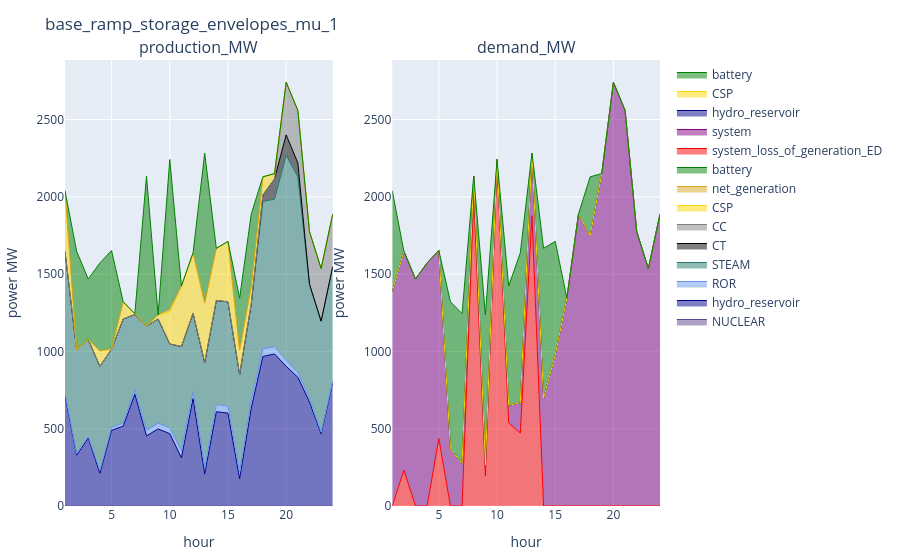

The code cell stored with this chart in its notebook:
### Markdown cell above
### UC

### Code cell
config_ = config_1
supply_uc_ = supply_uc[(supply_uc.configuration .== config_) .& (supply_uc.day .== day_), :]
demand_uc_ = demand_uc[(demand_uc.configuration .== config_) .& (demand_uc.day .== day_), :]
reserve_uc_ = reserve_uc[(reserve_uc.configuration .== config_) .& (reserve_uc.day .== day_), :]
plot_supply_demand(supply_uc_, demand_uc_, string(config_))

### Figure 1 — Plotly figure (JSON) as saved in the notebook; plotly's stock layout.template omitted (floating-point values rounded to 4 significant figures)
{"data": [{"line": {"color": "rgba(95, 70, 144, 1)", "shape": "line", "width": 1}, "mode": "lines", "name": "NUCLEAR", "stackgroup": "one", "type": "scatter", "x": [1, 2, 3, 4, 5, 6, 7, 8, 9, 10, 11, 12, 13, 14, 15, 16, 17, 18, 19, 20, 21, 22, 23, 24], "xaxis": "x1", "y": [0, 0, 0, 0, 0, 0, 0, 0, 0, 0, 0, 0, 0, 0, 0, 0, 0, 0, 0, 0, 0, 0, 0, 0], "yaxis": "y1"}, {"line": {"color": "darkblue", "shape": "line", "width": 1}, "mode": "lines", "name": "hydro_reservoir", "stackgroup": "one", "type": "scatter", "x": [1, 2, 3, 4, 5, 6, 7, 8, 9, 10, 11, 12, 13, 14, 15, 16, 17, 18, 19, 20, 21, 22, 23, 24], "xaxis": "x1", "y": [716.8, 328.6, 439.9, 211.9, 489.6, 516.6, 723.4, 454.0, 498.8, 468, 312, 695.8, 208, 610.0, 600.9, 176, 633.3, 967.9, 983.4, 903.6, 833.1, 672.7, 468, 797.6], "yaxis": "y1"}, {"line": {"color": "cornflowerblue", "shape": "line", "width": 1}, "mode": "lines", "name": "ROR", "stackgroup": "one", "type": "scatter", "x": [1, 2, 3, 4, 5, 6, 7, 8, 9, 10, 11, 12, 13, 14, 15, 16, 17, 18, 19, 20, 21, 22, 23, 24], "xaxis": "x1", "y": [9.5, 9.3, 9.5, 18.5, 18.7, 19.5, 27.8, 36.6, 37.2, 37.9, 45.9, 46.3, 46.1, 45.7, 46.3, 46.1, 46.5, 47.9, 47.9, 39.7, 30.0, 20.6, 10.1, 9.5], "yaxis": "y1"}, {"line": {"color": "rgba(36, 121, 108, 1)", "shape": "line", "width": 1}, "mode": "lines", "name": "STEAM", "stackgroup": "one", "type": "scatter", "x": [1, 2, 3, 4, 5, 6, 7, 8, 9, 10, 11, 12, 13, 14, 15, 16, 17, 18, 19, 20, 21, 22, 23, 24], "xaxis": "x1", "y": [922.0, 674.0, 627.2, 674.0, 507.3, 674.0, 488.0, 674.0, 674.0, 542.8, 674.0, 504.8, 674.0, 674.0, 674.0, 628.6, 628.0, 954.0, 954.0, 1326.0, 1268.0, 742, 717.7, 742], "yaxis": "y1"}, {"line": {"color": "black", "shape": "line", "width": 1}, "mode": "lines", "name": "CT", "stackgroup": "one", "type": "scatter", "x": [1, 2, 3, 4, 5, 6, 7, 8, 9, 10, 11, 12, 13, 14, 15, 16, 17, 18, 19, 20, 21, 22, 23, 24], "xaxis": "x1", "y": [0, 0, 0, 0, 0, 0, 0, 0, 0, 0, 0, 0, 0, 0, 0, 0, 0, 44, 132, 132, 88, 0, 0, 0], "yaxis": "y1"}, {"line": {"color": "grey", "shape": "line", "width": 1}, "mode": "lines", "name": "CC", "stackgroup": "one", "type": "scatter", "x": [1, 2, 3, 4, 5, 6, 7, 8, 9, 10, 11, 12, 13, 14, 15, 16, 17, 18, 19, 20, 21, 22, 23, 24], "xaxis": "x1", "y": [0, 0, 0, 0, 0, 0, 0, 0, 0, 0, 0, 0, 0, 0, 0, 0, 0, 0, 0, 340.0, 340.0, 340.0, 340.0, 340.0], "yaxis": "y1"}, {"line": {"color": "gold", "shape": "line", "width": 1}, "mode": "lines", "name": "CSP", "stackgroup": "one", "type": "scatter", "x": [1, 2, 3, 4, 5, 6, 7, 8, 9, 10, 11, 12, 13, 14, 15, 16, 17, 18, 19, 20, 21, 22, 23, 24], "xaxis": "x1", "y": [391, 0, 0, 98.33, 0, 110.7, 5.391, 0, 26.39, 205.9, 391, 391, 384.6, 337.2, 391, 157.6, 114.8, 116.0, 33.59, 0, 2.274e-13, 0, 0, 0], "yaxis": "y1"}, {"line": {"color": "goldenrod", "shape": "line", "width": 1}, "mode": "lines", "name": "net_generation", "stackgroup": "one", "type": "scatter", "x": [1, 2, 3, 4, 5, 6, 7, 8, 9, 10, 11, 12, 13, 14, 15, 16, 17, 18, 19, 20, 21, 22, 23, 24], "xaxis": "x1", "y": [0, 0, 0, 0, 0, 0, 0, 0, 0, 17.37, 0, 0, 0, 0, 0, 0, 0, 0, 0, 0, 0, 0, 0, 0], "yaxis": "y1"}, {"line": {"color": "green", "shape": "line", "width": 1}, "mode": "lines", "name": "battery", "stackgroup": "one", "type": "scatter", "x": [1, 2, 3, 4, 5, 6, 7, 8, 9, 10, 11, 12, 13, 14, 15, 16, 17, 18, 19, 20, 21, 22, 23, 24], "xaxis": "x1", "y": [0, 636.2, 391.8, 570, 637.1, 0, 0, 970, 0, 970, 0, 0, 970, 0, 0, 336.4, 466.3, 0, 0, 0, 0, 0, 0, 0], "yaxis": "y1"}, {"line": {"color": "red", "shape": "line", "width": 1}, "mode": "lines", "name": "system_loss_of_generation_ED", "stackgroup": "one", "type": "scatter", "x": [2, 5, 8, 9, 10, 11, 12, 13], "xaxis": "x2", "y": [232.3, 437.0, 2005.0, 194.3, 2242.0, 537.9, 472.3, 1878.0], "yaxis": "y2"}, {"line": {"color": "purple", "shape": "line", "width": 1}, "mode": "lines", "name": "system", "stackgroup": "one", "type": "scatter", "x": [1, 2, 3, 4, 5, 6, 7, 8, 9, 10, 11, 12, 13, 14, 15, 16, 17, 18, 19, 20, 21, 22, 23, 24], "xaxis": "x2", "y": [1386.0, 1416.0, 1468.0, 1573.0, 1216.0, 369.3, 274.5, 129.8, 72.07, 0, 113.5, 195.6, 405.0, 696.9, 975.5, 1345.0, 1889.0, 1748.0, 2151.0, 2741.0, 2559.0, 1775.0, 1536.0, 1889.0], "yaxis": "y2"}, {"line": {"color": "darkblue", "shape": "line", "width": 1}, "mode": "lines", "name": "hydro_reservoir", "stackgroup": "one", "type": "scatter", "x": [1, 2, 3, 4, 5, 6, 7, 8, 9, 10, 11, 12, 13, 14, 15, 16, 17, 18, 19, 20, 21, 22, 23, 24], "xaxis": "x2", "y": [0, 0, 0, 0, 0, 0, 0, 0, 0, 0, 0, 0, 0, 0, 0, 0, 0, 0, 0, 0, 0, 0, 0, 0], "yaxis": "y2"}, {"line": {"color": "gold", "shape": "line", "width": 1}, "mode": "lines", "name": "CSP", "stackgroup": "one", "type": "scatter", "x": [1, 2, 3, 4, 5, 6, 7, 8, 9, 10, 11, 12, 13, 14, 15, 16, 17, 18, 19, 20, 21, 22, 23, 24], "xaxis": "x2", "y": [0, 0, 0, 0, 0, 0, 0, 0, 0, 0, 0, 0, 0, 0, 0, 0, 0, 0, 0, 0, 0, 0, 0, 0], "yaxis": "y2"}, {"line": {"color": "green", "shape": "line", "width": 1}, "mode": "lines", "name": "battery", "stackgroup": "one", "type": "scatter", "x": [1, 2, 3, 4, 5, 6, 7, 8, 9, 10, 11, 12, 13, 14, 15, 16, 17, 18, 19, 20, 21, 22, 23, 24], "xaxis": "x2", "y": [652.8, 0, 0, 0, 0, 951.4, 970, 0, 970, 0, 771.5, 970, 0, 970, 736.7, 0, 0, 381.5, 0, 0, 0, 0, 0, 0], "yaxis": "y2"}], "layout": {"annotations": [{"font": {"size": 16}, "showarrow": false, "text": "production_MW", "x": 0.225, "xanchor": "center", "xref": "paper", "y": 1, "yanchor": "bottom", "yref": "paper"}, {"font": {"size": 16}, "showarrow": false, "text": "demand_MW", "x": 0.775, "xanchor": "center", "xref": "paper", "y": 1, "yanchor": "bottom", "yref": "paper"}], "margin": {"b": 50, "l": 50, "r": 50, "t": 60}, "title": "base_ramp_storage_envelopes_mu_1", "xaxis1": {"anchor": "y1", "domain": [0, 0.45], "title": {"text": "hour"}}, "xaxis2": {"anchor": "y2", "domain": [0.55, 1], "title": {"text": "hour"}}, "yaxis1": {"anchor": "x1", "domain": [0, 1], "title": {"text": "power MW"}}, "yaxis2": {"anchor": "x2", "domain": [0, 1], "title": {"text": "power MW"}}}}
